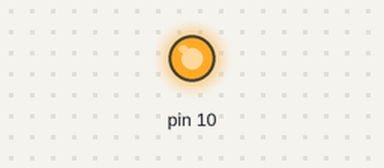
Bench run of a sketch on a simulated Arduino Uno, built with avr-gcc and run on an emulated ATmega328P. Shown: output pins drawn as LEDs (lit = HIGH). What the sketch prints to the serial monitor is not drawn.

Above: at 0.1 s.
Timing chart, 0 to 1.6 s (numbered marks = the images above):
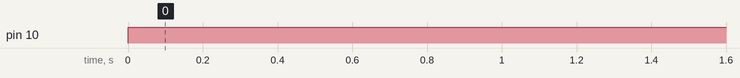

The sketch:

Leitor_IR.ino
```cpp
// Programa : Teste Controle Remoto IR
// Autor : Arduino e Cia

#include <IRremote.h>

int RECV_PIN = 11;


IRrecv irrecv(RECV_PIN);
decode_results results;

void setup()
{
  Serial.begin(9600);
  irrecv.enableIRIn(); // Inicializa o receptor IR
  pinMode(10,OUTPUT);
}

void loop()
{
  digitalWrite(10,HIGH);

    Serial.print("Valor lido : ");
    Serial.println(results.value, HEX);
    delay(500);
  irrecv.resume(); //Le o próximo valor

}
```

Measured:
- by itself, pin 10: LOW → HIGH at 0.00 s
